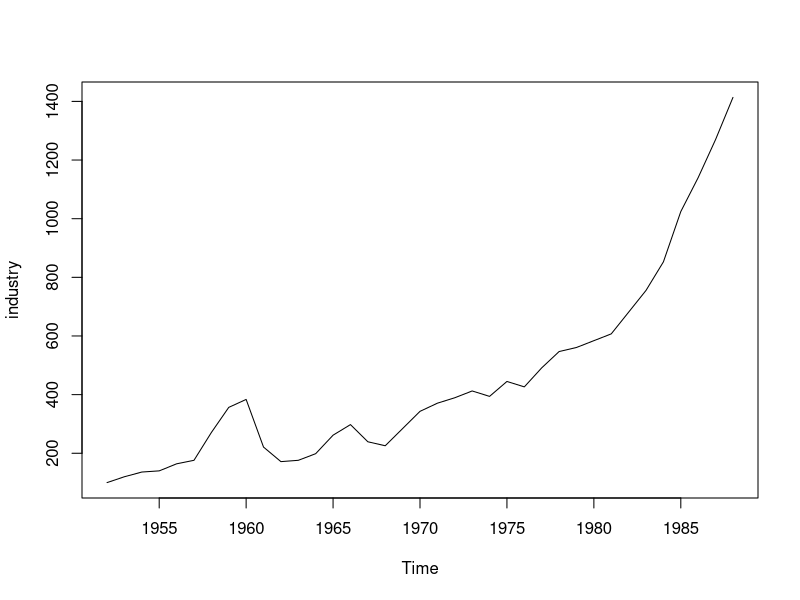
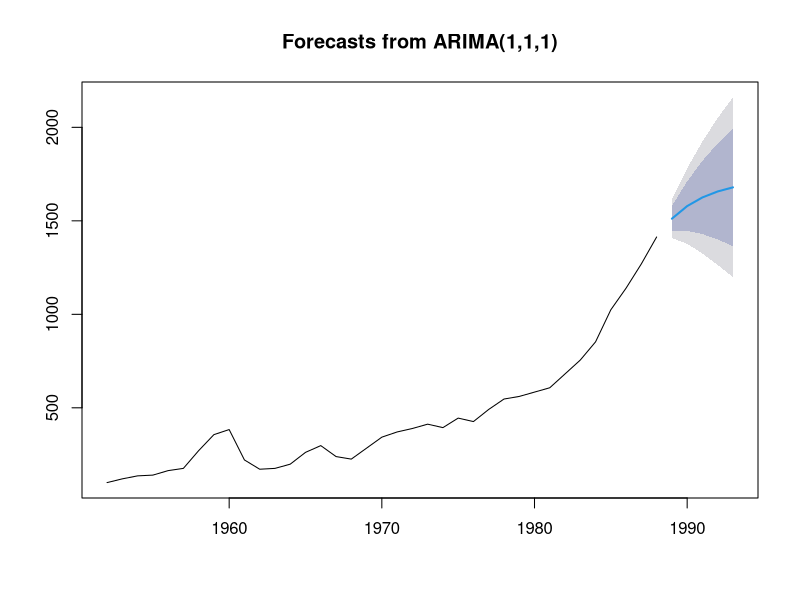

Write R code to recreate these figures, in order.
#libraries
library(AER)
library(forecast)

#Bring in China data and get industry time series from it
data(ChinaIncome)
industry <- ChinaIncome[,5]

plot(industry)

#Run an ARIMA
arimamodel <- arima(industry,order=c(1,1,1))
summary(arimamodel)

#Forecast five periods into the future
forecast(arimamodel,5)
#plot that forecast
plot(forecast(arimamodel,5))
